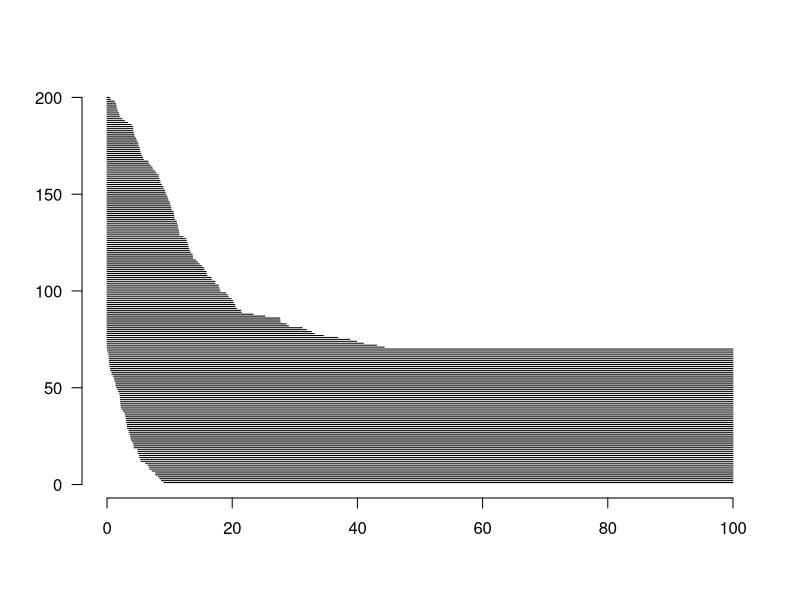

This chart was generated by the following R code:
#####
# Figure 2.7 in Nonparametric Estimation under Shape Constraints
# Piet Groeneboom and Geurt Jongbloed 
#####

#####
# Visualization of current status data
####

# t<-scan("RubellaTime.txt")
# d<-scan("RubellaDelta.txt")
m<-200
t<-10*rexp(m) # simulated data for illustration
d<-(5*rexp(m)<=t) # simulated data for illustration
tzero<-t[d==0]
tone<-t[d==1]
t0<-sort(tzero)
t1<-sort(tone)
nt0<-length(t0)
nt1<-length(t1)
t1<-t1[nt1:1]
t0<-t0[nt0:1]

plot(c(0,100),c(1,m),type="n",main="",xlab="",ylab="",bty="n",las=1)
for (i in (1:nt0)){
  lines(c(t0[i],100),c(i,i))}
for (i in (1:nt1)){
  lines(c(0,t1[i]),c(i+nt0,i+nt0))}









